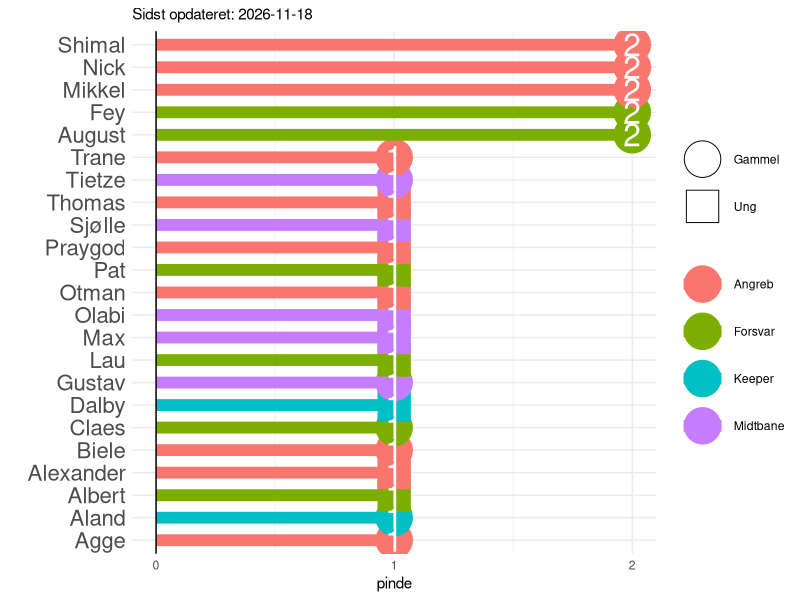

This figure's R source:
library(tidyr)
library(dplyr)
library(purrr)
library(ggplot2)
library(forcats)
library(knitr)

sti_billeder <- "C:/Users/augus/Desktop/pindespil/Jelly/pindespil1908.github.io/assets/img/"

opdateret <- Sys.Date()

data <- tribble(
  ~spiller, ~alder, ~position, 
  
  "Dalby",      "Ung",         "Keeper",
  "Aland",      "Gammel",      "Keeper",
  "KC",         "Gammel",      "Keeper",
  "Konrad",     "Ung",         "Keeper",
  
  "Jogge",      "Gammel",      "Forsvar",
  "Kav",        "Gammel",      "Forsvar",
  "Claes",      "Gammel",      "Forsvar",
  "Lau",        "Ung",         "Forsvar",
  "Fey",        "Gammel",      "Forsvar",
  "August",     "Gammel",      "Forsvar",
  "Pat",        "Ung",         "Forsvar",
  "Albert",     "Ung",         "Forsvar",
  
  "Gustav",     "Gammel",      "Midtbane",
  "Max",        "Ung",         "Midtbane",
  "Tietze",     "Gammel",      "Midtbane",
  "Sjølle",     "Ung",         "Midtbane",
  "Olabi",      "Ung",         "Midtbane",
  
  "Praygod",    "Ung",         "Angreb",
  "Otman",      "Ung",         "Angreb",
  "Thomas",     "Ung",         "Angreb",
  "Alexander",  "Ung",         "Angreb",
  "Nick",       "Gammel",      "Angreb",
  "Haris",      "Ung",         "Angreb",
  "Agge",       "Gammel",      "Angreb",
  "Shimal",     "Gammel",      "Angreb",
  "Biele",      "Gammel",      "Angreb",
  "Mikkel",     "Gammel",      "Angreb",
  "Trane",      "Gammel",      "Angreb"
)

pinde <- tribble(
  ~id, ~dato, ~spiltype, ~trøjer, ~joker, 
  ~vindere, 
  ~tabere,
  
  1, "2025-01-21", "Interval", 1, 0, 
  c("August", "Pat", "Nick", "Mikkel", "Biele", "Max", "Aland", "Thomas", "Trane", "Albert", NA),
  c("Lau", "Fey", "Gustav", "Sjølle", "Alexander", "Agge", "Shimal", "Praygod", "Otman", "Olabi", "Dalby"),
  
  2, "2025-01-21", "Skud", 0, 0, 
  c("Lau", "Fey", "Gustav", "Sjølle", "Alexander", "Agge", "Shimal", "Praygod", "Otman", "Olabi", "Dalby"),
  c("August", "Pat", "Nick", "Mikkel", "Biele", "Max", "Aland", "Thomas", "Trane", "Albert", NA),
  
  3, "2025-01-23", "Interval", 0, 0, 
  c( "August", "Fey", "Shimal", "Nick", "Tietze", "Claes", "Mikkel", NA, NA),
  c("Lau", "Pat", "Albert", "Max", "Sjølle", "Olabi", "Praygod", "Otman", "Thomas")
)

###
# HUSK AT OPDATERE PLOTS.RMD OGSÅ!
##



funktion <- function(input) {
pinde <- pinde %>% 
  unnest(cols = c(vindere, tabere)) %>% 
  mutate(dato = as.Date(dato, tryFormats = c("%Y-%m-%d")))

forkert <- c(setdiff(pinde$tabere, data$spiller), setdiff(pinde$vindere, data$spiller)) %>% na.omit

if (length(forkert) > 0) {
  stop("idiot")
} else {
  message("godt")
}
pinde
}

pinde <- funktion(pinde)

png(filename = paste0(sti_billeder, "pinde_spiller.png"), width = 1000, height = 1200)
pinde %>% 
  filter(!is.na(vindere)) %>% 
  group_by(vindere) %>% 
  summarise(pinde = n()) %>% 
  left_join(data, by = c("vindere"="spiller")) %>% 
  arrange(desc(pinde)) %>% 
  ggplot(aes(fct_reorder(vindere, pinde), pinde))+ 
  geom_point(aes(shape = alder, fill = position, color=position), size =12)+
  geom_segment(aes(x = fct_reorder(vindere, pinde), xend = fct_reorder(vindere, pinde),
                   y = 0, yend = pinde, color = position),
               lwd = 4) +
  geom_text(aes(label = pinde), color = "white", size = 8) +
  scale_shape_manual(values = c(21, 22), name = " ") +
  geom_hline(yintercept = 0) +
  coord_flip() +  
  theme_minimal() + 
  scale_x_discrete(name = "")+
  scale_y_continuous(breaks = seq(0,2))+
  theme(legend.title = element_blank(),
        axis.text.y = element_text(size = 16)) +
  labs(subtitle= paste0("Sidst opdateret: ", opdateret))
dev.off()
  


